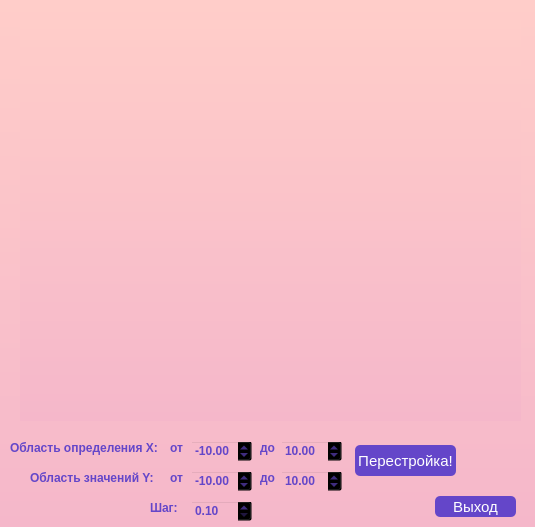
<?xml version="1.0" encoding="UTF-8"?>
<ui version="4.0">
 <class>graphWindow</class>
 <widget class="QDialog" name="graphWindow">
  <property name="geometry">
   <rect>
    <x>0</x>
    <y>0</y>
    <width>535</width>
    <height>527</height>
   </rect>
  </property>
  <property name="minimumSize">
   <size>
    <width>535</width>
    <height>527</height>
   </size>
  </property>
  <property name="maximumSize">
   <size>
    <width>535</width>
    <height>527</height>
   </size>
  </property>
  <property name="windowTitle">
   <string>Graph</string>
  </property>
  <property name="styleSheet">
   <string notr="true">background: 
qlineargradient(x1:0, y1:0, x2:0, y2:1, stop:0 #FFCDC9, stop:1 #F5B7CA);
</string>
  </property>
  <widget class="QPushButton" name="pushButton">
   <property name="geometry">
    <rect>
     <x>430</x>
     <y>491</y>
     <width>91</width>
     <height>31</height>
    </rect>
   </property>
   <property name="styleSheet">
    <string notr="true">QPushButton {
  font-size: 15px;
  padding: 1px 2px;
  border: none;
  border-radius: 5px;
  margin: 5px;
  background-color: rgb(100, 70, 201);
  color: #ffffff;
}
QPushButton:pressed {
    background-color: qlineargradient(x1: 0, y1: 0, x2: 0, y2: 1,
                                      stop: 0 #dadbde, stop: 1 #f6f7fa);
}</string>
   </property>
   <property name="text">
    <string>Выход</string>
   </property>
  </widget>
  <widget class="QDoubleSpinBox" name="doubleSpinBox_Xmin">
   <property name="geometry">
    <rect>
     <x>190</x>
     <y>440</y>
     <width>62</width>
     <height>22</height>
    </rect>
   </property>
   <property name="styleSheet">
    <string notr="true">color: rgb(100, 70, 201);
font-family: 'Arial', sans-serif;
font-weight: bold;
background: transparent;</string>
   </property>
   <property name="minimum">
    <double>-1000000.000000000000000</double>
   </property>
   <property name="maximum">
    <double>1000000.000000000000000</double>
   </property>
   <property name="value">
    <double>-10.000000000000000</double>
   </property>
  </widget>
  <widget class="QDoubleSpinBox" name="doubleSpinBox_Ymin">
   <property name="geometry">
    <rect>
     <x>190</x>
     <y>470</y>
     <width>62</width>
     <height>22</height>
    </rect>
   </property>
   <property name="styleSheet">
    <string notr="true">color: rgb(100, 70, 201);
font-family: 'Arial', sans-serif;
font-weight: bold;
background: transparent;</string>
   </property>
   <property name="minimum">
    <double>-1000000.000000000000000</double>
   </property>
   <property name="maximum">
    <double>1000000.000000000000000</double>
   </property>
   <property name="value">
    <double>-10.000000000000000</double>
   </property>
  </widget>
  <widget class="QDoubleSpinBox" name="doubleSpinBox_Xmax">
   <property name="geometry">
    <rect>
     <x>280</x>
     <y>440</y>
     <width>62</width>
     <height>22</height>
    </rect>
   </property>
   <property name="styleSheet">
    <string notr="true">color: rgb(100, 70, 201);
font-family: 'Arial', sans-serif;
font-weight: bold;
background: transparent;</string>
   </property>
   <property name="minimum">
    <double>-1000000.000000000000000</double>
   </property>
   <property name="maximum">
    <double>1000000.000000000000000</double>
   </property>
   <property name="value">
    <double>10.000000000000000</double>
   </property>
  </widget>
  <widget class="QDoubleSpinBox" name="doubleSpinBox_Ymax">
   <property name="geometry">
    <rect>
     <x>280</x>
     <y>470</y>
     <width>62</width>
     <height>22</height>
    </rect>
   </property>
   <property name="styleSheet">
    <string notr="true">color: rgb(100, 70, 201);
font-family: 'Arial', sans-serif;
font-weight: bold;
background: transparent;</string>
   </property>
   <property name="minimum">
    <double>-1000000.000000000000000</double>
   </property>
   <property name="maximum">
    <double>1000000.000000000000000</double>
   </property>
   <property name="value">
    <double>10.000000000000000</double>
   </property>
  </widget>
  <widget class="QLabel" name="label">
   <property name="geometry">
    <rect>
     <x>10</x>
     <y>440</y>
     <width>161</width>
     <height>16</height>
    </rect>
   </property>
   <property name="styleSheet">
    <string notr="true">color: rgb(100, 70, 201);
font-family: 'Arial', sans-serif;
font-weight: bold;
background: transparent;</string>
   </property>
   <property name="text">
    <string>Область определения X:</string>
   </property>
  </widget>
  <widget class="QLabel" name="label_2">
   <property name="geometry">
    <rect>
     <x>30</x>
     <y>470</y>
     <width>131</width>
     <height>16</height>
    </rect>
   </property>
   <property name="styleSheet">
    <string notr="true">color: rgb(100, 70, 201);
font-family: 'Arial', sans-serif;
font-weight: bold;
background: transparent;</string>
   </property>
   <property name="text">
    <string>Область значений Y:</string>
   </property>
  </widget>
  <widget class="QLabel" name="label_3">
   <property name="geometry">
    <rect>
     <x>170</x>
     <y>440</y>
     <width>16</width>
     <height>16</height>
    </rect>
   </property>
   <property name="styleSheet">
    <string notr="true">color: rgb(100, 70, 201);
font-family: 'Arial', sans-serif;
font-weight: bold;
background: transparent;</string>
   </property>
   <property name="text">
    <string>от</string>
   </property>
  </widget>
  <widget class="QLabel" name="label_4">
   <property name="geometry">
    <rect>
     <x>170</x>
     <y>470</y>
     <width>16</width>
     <height>16</height>
    </rect>
   </property>
   <property name="styleSheet">
    <string notr="true">color: rgb(100, 70, 201);
font-family: 'Arial', sans-serif;
font-weight: bold;
background: transparent;</string>
   </property>
   <property name="text">
    <string>от</string>
   </property>
  </widget>
  <widget class="QLabel" name="label_5">
   <property name="geometry">
    <rect>
     <x>260</x>
     <y>440</y>
     <width>16</width>
     <height>16</height>
    </rect>
   </property>
   <property name="styleSheet">
    <string notr="true">color: rgb(100, 70, 201);
font-family: 'Arial', sans-serif;
font-weight: bold;
background: transparent;</string>
   </property>
   <property name="text">
    <string>до</string>
   </property>
  </widget>
  <widget class="QLabel" name="label_6">
   <property name="geometry">
    <rect>
     <x>260</x>
     <y>470</y>
     <width>16</width>
     <height>16</height>
    </rect>
   </property>
   <property name="styleSheet">
    <string notr="true">color: rgb(100, 70, 201);
font-family: 'Arial', sans-serif;
font-weight: bold;
background: transparent;</string>
   </property>
   <property name="text">
    <string>до</string>
   </property>
  </widget>
  <widget class="QDoubleSpinBox" name="doubleSpinBox_step">
   <property name="geometry">
    <rect>
     <x>190</x>
     <y>500</y>
     <width>62</width>
     <height>22</height>
    </rect>
   </property>
   <property name="styleSheet">
    <string notr="true">color: rgb(100, 70, 201);
font-family: 'Arial', sans-serif;
font-weight: bold;
background: transparent;</string>
   </property>
   <property name="minimum">
    <double>0.100000000000000</double>
   </property>
   <property name="maximum">
    <double>1.000000000000000</double>
   </property>
   <property name="singleStep">
    <double>0.100000000000000</double>
   </property>
   <property name="value">
    <double>0.100000000000000</double>
   </property>
  </widget>
  <widget class="QLabel" name="label_7">
   <property name="geometry">
    <rect>
     <x>150</x>
     <y>500</y>
     <width>31</width>
     <height>16</height>
    </rect>
   </property>
   <property name="styleSheet">
    <string notr="true">color: rgb(100, 70, 201);
font-family: 'Arial', sans-serif;
font-weight: bold;
background: transparent;</string>
   </property>
   <property name="text">
    <string>Шаг:</string>
   </property>
  </widget>
  <widget class="QCustomPlot" name="widget" native="true">
   <property name="geometry">
    <rect>
     <x>20</x>
     <y>20</y>
     <width>501</width>
     <height>401</height>
    </rect>
   </property>
  </widget>
  <widget class="QPushButton" name="pushButton_2">
   <property name="geometry">
    <rect>
     <x>350</x>
     <y>440</y>
     <width>111</width>
     <height>41</height>
    </rect>
   </property>
   <property name="styleSheet">
    <string notr="true">QPushButton {
  font-size: 15px;
  padding: 1px 2px;
  border: none;
  border-radius: 5px;
  margin: 5px;
  background-color: rgb(100, 70, 201);
  color: #ffffff;
}
QPushButton:pressed {
    background-color: qlineargradient(x1: 0, y1: 0, x2: 0, y2: 1,
                                      stop: 0 #dadbde, stop: 1 #f6f7fa);
}</string>
   </property>
   <property name="text">
    <string>Перестройка!</string>
   </property>
  </widget>
 </widget>
 <customwidgets>
  <customwidget>
   <class>QCustomPlot</class>
   <extends>QWidget</extends>
   <header>qcustomplot.h</header>
   <container>1</container>
  </customwidget>
 </customwidgets>
 <resources/>
 <connections/>
</ui>
